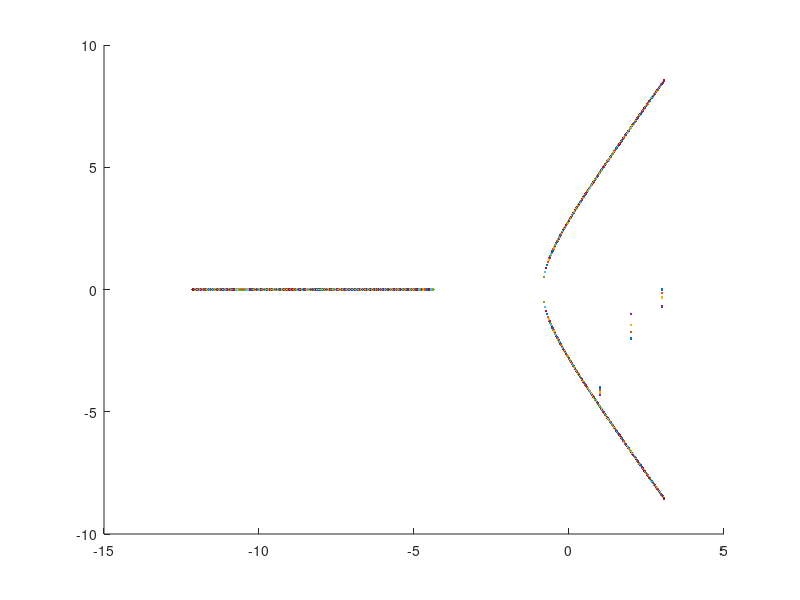

This figure's MATLAB source: (Note: this script raises an error after producing the figure.)
%---------------------Part a-----------------------------%
%---------------------------------------------------------%
sys_g = tf(10, conv([1 0], conv([1 2], [1 4])));

%---------------------Part b-----------------------------%
%---------------------------------------------------------%
figure
hold on
for k=0:0.1:100
    sys_series = series(tf(k, 1), sys_g);
    sys_feedback = feedback(sys_series, 1);
    poles_sys = pole(sys_feedback);
    plot(poles_sys, '.')
end
xline(0);
xlabel("Real part")
ylabel("Imaginary Part")
hold off



%---------------------Part c-----------------------------%
%---------------------------------------------------------%
for k=0:0.1:100
    sys_series = series(tf(k, 1), sys_g);
    sys_feedback = feedback(sys_series, 1);
    poles_sys = pole(sys_feedback);
    pole_real_min = min(abs(real(poles_sys) + 0.011435));
    if pole_real_min <= 0.0001
        break
    end
end
k
poles_sys
figure
plot(poles_sys, 'o')
xlabel("Real part")
ylabel("Imaginary Part")
xlim([-6.5, 0.5])

%---------------------Part d-----------------------------%
%---------------------------------------------------------%
rhStabilityCriterion(cell2mat(sys_feedback.Denominator))

% For K=K_0+0.1
sys_series_new = series(tf(k+0.1, 1), sys_g);
sys_feedback_new = feedback(sys_series_new, 1);
rhStabilityCriterion(cell2mat(sys_feedback_new.Denominator))

% For K=k_0+0.2
sys_series_new = series(tf(k+0.2, 1), sys_g);
sys_feedback_new = feedback(sys_series_new, 1);
rhStabilityCriterion(cell2mat(sys_feedback_new.Denominator))